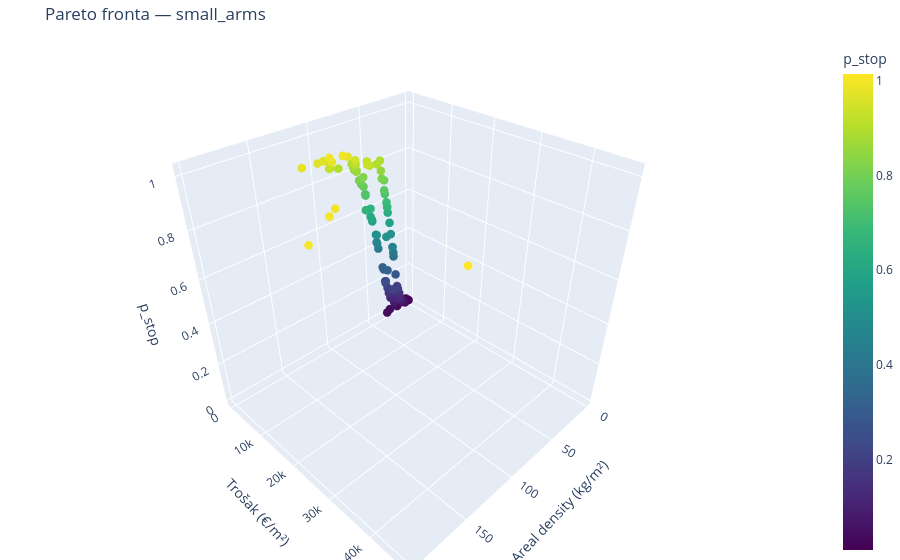
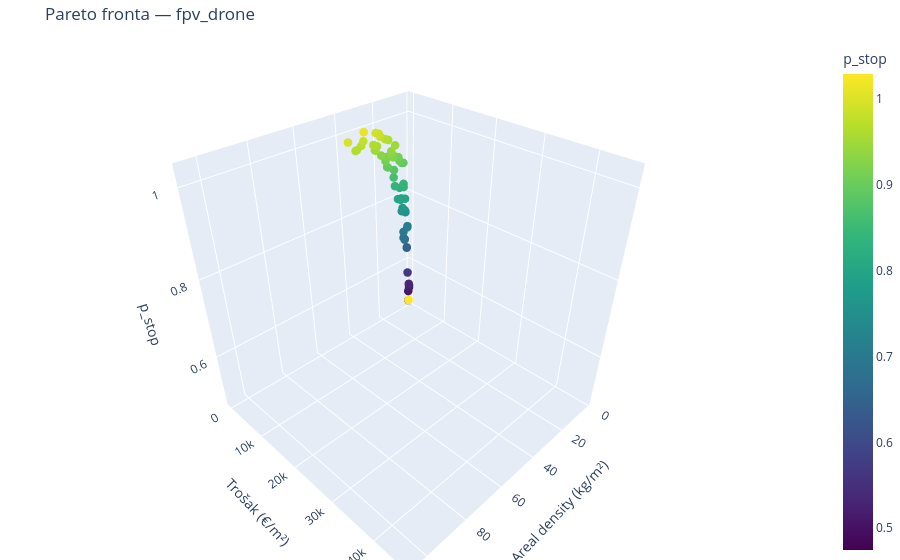
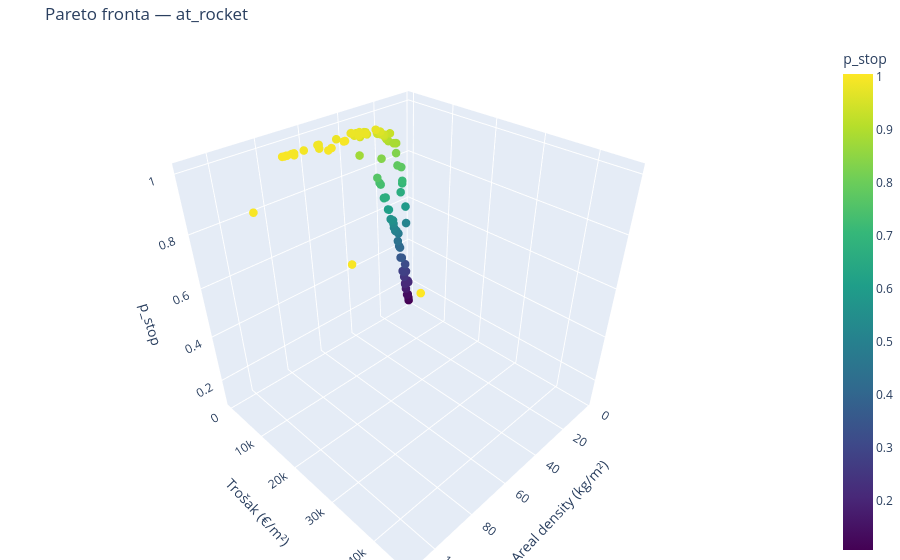
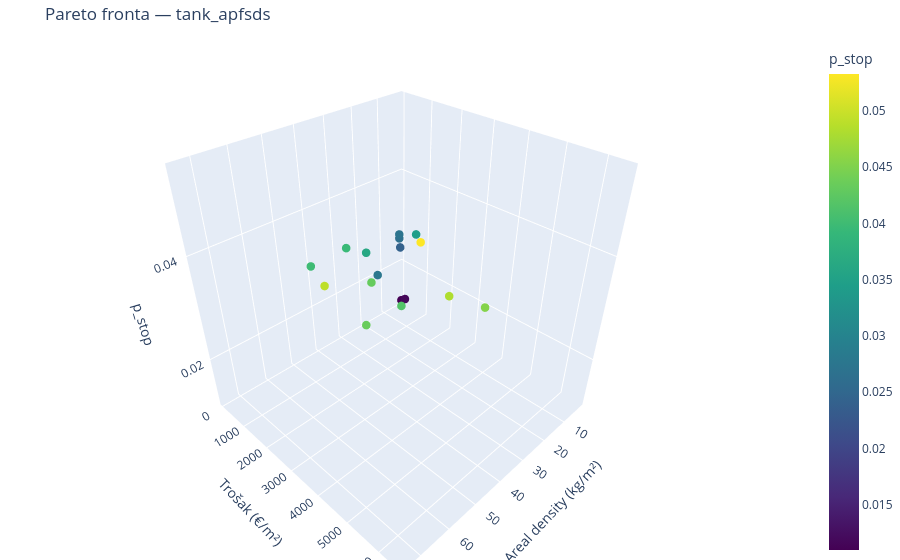

Notebook code for these charts, in order:
### Code cell
# ── 3D Pareto plotovi (plotly) ───────────────────────────────────
for threat, study in pareto_results.items():
    rows = []
    for trial in study.best_trials:
        p_stop, ad, cost = trial.values
        rows.append({"p_stop": p_stop, "areal_density": ad, "cost_per_m2": cost})
    pf = pd.DataFrame(rows)

    fig = go.Figure(data=[
        go.Scatter3d(
            x=pf["areal_density"], y=pf["cost_per_m2"], z=pf["p_stop"],
            mode="markers",
            marker=dict(size=5, color=pf["p_stop"], colorscale="Viridis",
                        showscale=True, colorbar=dict(title="p_stop")),
            text=[f"p={r['p_stop']:.2f} AD={r['areal_density']:.1f} €={r['cost_per_m2']:.0f}"
                  for _, r in pf.iterrows()],
        )
    ])
    fig.update_layout(
        title=f"Pareto fronta — {threat}",
        scene=dict(
            xaxis_title="Areal density (kg/m²)",
            yaxis_title="Trošak (€/m²)",
            zaxis_title="p_stop",
        ),
        margin=dict(l=0, r=0, b=0, t=40),
    )
    fig.show()

### Figure 1 — Plotly figure (JSON) as saved in the notebook; plotly's stock layout.template omitted (floating-point values rounded to 4 significant figures; data arrays with more than 128 entries replaced by an {"elided": "..."} marker saying what was removed)
{"data": [{"marker": {"color": {"elided": "164 float values"}, "colorbar": {"title": {"text": "p_stop"}}, "colorscale": [[0, "#440154"], [0.1111, "#482878"], [0.2222, "#3e4989"], [0.3333, "#31688e"], [0.4444, "#26828e"], [0.5556, "#1f9e89"], [0.6667, "#35b779"], [0.7778, "#6ece58"], [0.8889, "#b5de2b"], [1, "#fde725"]], "showscale": true, "size": 5}, "mode": "markers", "text": {"elided": "164 str values"}, "type": "scatter3d", "x": {"elided": "164 float values"}, "y": {"elided": "164 float values"}, "z": {"elided": "164 float values"}}], "layout": {"margin": {"b": 0, "l": 0, "r": 0, "t": 40}, "scene": {"xaxis": {"title": {"text": "Areal density (kg/m²)"}}, "yaxis": {"title": {"text": "Trošak (€/m²)"}}, "zaxis": {"title": {"text": "p_stop"}}}, "title": {"text": "Pareto fronta — small_arms"}}}

### Figure 2 — Plotly figure (JSON) as saved in the notebook; plotly's stock layout.template omitted (floating-point values rounded to 4 significant figures; data arrays with more than 128 entries replaced by an {"elided": "..."} marker saying what was removed)
{"data": [{"marker": {"color": {"elided": "141 float values"}, "colorbar": {"title": {"text": "p_stop"}}, "colorscale": [[0, "#440154"], [0.1111, "#482878"], [0.2222, "#3e4989"], [0.3333, "#31688e"], [0.4444, "#26828e"], [0.5556, "#1f9e89"], [0.6667, "#35b779"], [0.7778, "#6ece58"], [0.8889, "#b5de2b"], [1, "#fde725"]], "showscale": true, "size": 5}, "mode": "markers", "text": {"elided": "141 str values"}, "type": "scatter3d", "x": {"elided": "141 float values"}, "y": {"elided": "141 float values"}, "z": {"elided": "141 float values"}}], "layout": {"margin": {"b": 0, "l": 0, "r": 0, "t": 40}, "scene": {"xaxis": {"title": {"text": "Areal density (kg/m²)"}}, "yaxis": {"title": {"text": "Trošak (€/m²)"}}, "zaxis": {"title": {"text": "p_stop"}}}, "title": {"text": "Pareto fronta — fpv_drone"}}}

### Figure 3 — Plotly figure (JSON) as saved in the notebook; plotly's stock layout.template omitted (floating-point values rounded to 4 significant figures; data arrays with more than 128 entries replaced by an {"elided": "..."} marker saying what was removed)
{"data": [{"marker": {"color": {"elided": "193 float values"}, "colorbar": {"title": {"text": "p_stop"}}, "colorscale": [[0, "#440154"], [0.1111, "#482878"], [0.2222, "#3e4989"], [0.3333, "#31688e"], [0.4444, "#26828e"], [0.5556, "#1f9e89"], [0.6667, "#35b779"], [0.7778, "#6ece58"], [0.8889, "#b5de2b"], [1, "#fde725"]], "showscale": true, "size": 5}, "mode": "markers", "text": {"elided": "193 str values"}, "type": "scatter3d", "x": {"elided": "193 float values"}, "y": {"elided": "193 float values"}, "z": {"elided": "193 float values"}}], "layout": {"margin": {"b": 0, "l": 0, "r": 0, "t": 40}, "scene": {"xaxis": {"title": {"text": "Areal density (kg/m²)"}}, "yaxis": {"title": {"text": "Trošak (€/m²)"}}, "zaxis": {"title": {"text": "p_stop"}}}, "title": {"text": "Pareto fronta — at_rocket"}}}

### Figure 4 — Plotly figure (JSON) as saved in the notebook; plotly's stock layout.template omitted (floating-point values rounded to 4 significant figures)
{"data": [{"marker": {"color": [0.02642, 0.0273, 0.04819, 0.03992, 0.0273, 0.05328, 0.02642, 0.01097, 0.0273, 0.04533, 0.02415, 0.01174, 0.0273, 0.02642, 0.01174, 0.01097, 0.0273, 0.01174, 0.02771, 0.0273, 0.0273, 0.0273, 0.02642, 0.04165, 0.0273, 0.04317, 0.04913, 0.03623, 0.0273, 0.0273, 0.03445, 0.02642, 0.02642, 0.02642, 0.0273, 0.01097, 0.02642, 0.02642, 0.02642, 0.0395, 0.02642, 0.0273, 0.0273, 0.0273, 0.0273, 0.0273, 0.0273, 0.04349, 0.0273, 0.0273, 0.0273, 0.02642, 0.03445, 0.02642, 0.0273, 0.02642, 0.02415, 0.0273, 0.0273, 0.0273, 0.0273, 0.0273, 0.0273, 0.0273, 0.0273, 0.01097, 0.0273, 0.0273, 0.0273, 0.0273, 0.02415, 0.01174], "colorbar": {"title": {"text": "p_stop"}}, "colorscale": [[0, "#440154"], [0.1111, "#482878"], [0.2222, "#3e4989"], [0.3333, "#31688e"], [0.4444, "#26828e"], [0.5556, "#1f9e89"], [0.6667, "#35b779"], [0.7778, "#6ece58"], [0.8889, "#b5de2b"], [1, "#fde725"]], "showscale": true, "size": 5}, "mode": "markers", "text": ["p=0.03 AD=3.6 €=119", "p=0.03 AD=3.6 €=119", "p=0.05 AD=58.1 €=6182", "p=0.04 AD=57.0 €=2163", "p=0.03 AD=3.6 €=119", "p=0.05 AD=58.1 €=5504", "p=0.03 AD=3.6 €=119", "p=0.01 AD=2.4 €=100", "p=0.03 AD=3.6 €=119", "p=0.05 AD=50.6 €=6462", "p=0.02 AD=3.0 €=103", "p=0.01 AD=2.3 €=249", "p=0.03 AD=3.6 €=119", "p=0.03 AD=3.6 €=119", "p=0.01 AD=2.3 €=249", "p=0.01 AD=2.4 €=100", "p=0.03 AD=3.6 €=119", "p=0.01 AD=2.3 €=249", "p=0.03 AD=26.5 €=1349", "p=0.03 AD=3.6 €=119", "p=0.03 AD=3.6 €=119", "p=0.03 AD=3.6 €=119", "p=0.03 AD=3.6 €=119", "p=0.04 AD=55.8 €=4846", "p=0.03 AD=3.6 €=119", "p=0.04 AD=56.8 €=4104", "p=0.05 AD=74.0 €=4633", "p=0.04 AD=36.1 €=1888", "p=0.03 AD=3.6 €=119", "p=0.03 AD=3.6 €=119", "p=0.03 AD=15.3 €=1789", "p=0.03 AD=3.6 €=119", "p=0.03 AD=3.6 €=119", "p=0.03 AD=3.6 €=119", "p=0.03 AD=3.6 €=119", "p=0.01 AD=2.4 €=100", "p=0.03 AD=3.6 €=119", "p=0.03 AD=3.6 €=119", "p=0.03 AD=3.6 €=119", "p=0.04 AD=44.3 €=2030", "p=0.03 AD=3.6 €=119", "p=0.03 AD=3.6 €=119", "p=0.03 AD=3.6 €=119", "p=0.03 AD=3.6 €=119", "p=0.03 AD=3.6 €=119", "p=0.03 AD=3.6 €=119", "p=0.03 AD=3.6 €=119", "p=0.04 AD=68.4 €=5089", "p=0.03 AD=3.6 €=119", "p=0.03 AD=3.6 €=119", "p=0.03 AD=3.6 €=119", "p=0.03 AD=3.6 €=119", "p=0.03 AD=15.3 €=1789", "p=0.03 AD=3.6 €=119", "p=0.03 AD=3.6 €=119", "p=0.03 AD=3.6 €=119", "p=0.02 AD=3.0 €=103", "p=0.03 AD=3.6 €=119", "p=0.03 AD=3.6 €=119", "p=0.03 AD=3.6 €=119", "p=0.03 AD=3.6 €=119", "p=0.03 AD=3.6 €=119", "p=0.03 AD=3.6 €=119", "p=0.03 AD=3.6 €=119", "p=0.03 AD=3.6 €=119", "p=0.01 AD=2.4 €=100", "p=0.03 AD=3.6 €=119", "p=0.03 AD=3.6 €=119", "p=0.03 AD=3.6 €=119", "p=0.03 AD=3.6 €=119", "p=0.02 AD=3.0 €=103", "p=0.01 AD=2.3 €=249"], "type": "scatter3d", "x": [3.591, 3.592, 58.09, 56.98, 3.592, 58.12, 3.591, 2.403, 3.592, 50.65, 2.997, 2.3, 3.592, 3.591, 2.3, 2.403, 3.592, 2.3, 26.52, 3.592, 3.592, 3.592, 3.591, 55.84, 3.592, 56.8, 73.99, 36.12, 3.592, 3.592, 15.26, 3.591, 3.591, 3.591, 3.592, 2.403, 3.591, 3.591, 3.591, 44.31, 3.591, 3.592, 3.592, 3.592, 3.592, 3.592, 3.592, 68.43, 3.592, 3.592, 3.592, 3.591, 15.26, 3.591, 3.592, 3.591, 2.997, 3.592, 3.592, 3.592, 3.592, 3.592, 3.592, 3.592, 3.592, 2.403, 3.592, 3.592, 3.592, 3.592, 2.997, 2.3], "y": [119.1, 119.1, 6182.0, 2163.0, 119.1, 5504.0, 119.1, 100.1, 119.1, 6462.0, 102.9, 249.2, 119.1, 119.1, 249.2, 100.1, 119.1, 249.2, 1349.0, 119.1, 119.1, 119.1, 119.1, 4846.0, 119.1, 4104.0, 4633.0, 1888.0, 119.1, 119.1, 1789.0, 119.1, 119.1, 119.1, 119.1, 100.1, 119.1, 119.1, 119.1, 2030.0, 119.1, 119.1, 119.1, 119.1, 119.1, 119.1, 119.1, 5089.0, 119.1, 119.1, 119.1, 119.1, 1789.0, 119.1, 119.1, 119.1, 102.9, 119.1, 119.1, 119.1, 119.1, 119.1, 119.1, 119.1, 119.1, 100.1, 119.1, 119.1, 119.1, 119.1, 102.9, 249.2], "z": [0.02642, 0.0273, 0.04819, 0.03992, 0.0273, 0.05328, 0.02642, 0.01097, 0.0273, 0.04533, 0.02415, 0.01174, 0.0273, 0.02642, 0.01174, 0.01097, 0.0273, 0.01174, 0.02771, 0.0273, 0.0273, 0.0273, 0.02642, 0.04165, 0.0273, 0.04317, 0.04913, 0.03623, 0.0273, 0.0273, 0.03445, 0.02642, 0.02642, 0.02642, 0.0273, 0.01097, 0.02642, 0.02642, 0.02642, 0.0395, 0.02642, 0.0273, 0.0273, 0.0273, 0.0273, 0.0273, 0.0273, 0.04349, 0.0273, 0.0273, 0.0273, 0.02642, 0.03445, 0.02642, 0.0273, 0.02642, 0.02415, 0.0273, 0.0273, 0.0273, 0.0273, 0.0273, 0.0273, 0.0273, 0.0273, 0.01097, 0.0273, 0.0273, 0.0273, 0.0273, 0.02415, 0.01174]}], "layout": {"margin": {"b": 0, "l": 0, "r": 0, "t": 40}, "scene": {"xaxis": {"title": {"text": "Areal density (kg/m²)"}}, "yaxis": {"title": {"text": "Trošak (€/m²)"}}, "zaxis": {"title": {"text": "p_stop"}}}, "title": {"text": "Pareto fronta — tank_apfsds"}}}
